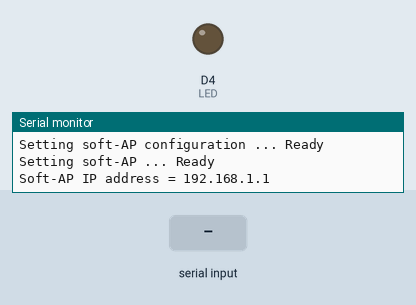
This sketch was run on a simulated ESP8266 (NodeMCU). On the bench: output pins drawn as LEDs (lit = HIGH), the last lines printed to the serial monitor. The test bench sets the inputs (shaded band).

Above: at 1.2 s.
1.3 s: "1\n" received over the second serial link
At 1.6 s:
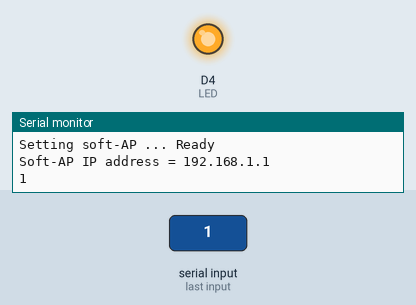
Timing chart, 0 to 4.3 s (numbered marks = the images above; inputs shaded):
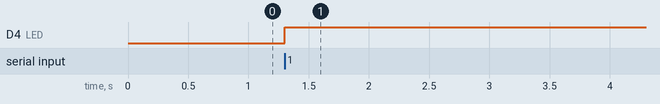

The sketch:

FollowTheLeader.ino
```cpp
#include <ESP8266WiFi.h>
#include <ESP8266WebServer.h>
#include <WebSocketsServer.h>
#include <Hash.h>
#include <SoftwareSerial.h>
#include <FS.h>

IPAddress local_IP(192,168,1,1);
IPAddress gateway(192,168,1,1);
IPAddress subnet(255,255,255,0);

ESP8266WebServer server(80);
WebSocketsServer webSocket = WebSocketsServer(81);    // create a websocket server on port 81

#define LED D4
#define LED_D0 LED_BUILTIN        // Led in NodeMCU at pin GPIO16 (D0).
SoftwareSerial nodemcu (13, 15, false, 256);

char const webpage[] PROGMEM = R"=====(
<!DOCTYPE html>
<html>
   <head>
      <title>Follow the leader</title>
      <style>
      body{font-family: "Trebuchet MS", Arial, Helvetica, sans-serif;}
      textarea#rxConsole {
        width: 500px;
        height: 220px;
        border: 3px solid #cccccc;
        padding: 5px;
        font-family: Tahoma, sans-serif;
        background-position: bottom right;
        display: block;
        outline: none;
      }

      textarea {
        height:auto;
        max-width:600px;
        font-size:13px;
        width:100%;
        display:block;
      }

      h1  {
        font-family: "Trebuchet MS", Arial, Helvetica, sans-serif;
        font-size: 44px;
        font-weight: bold;
        margin-top: 0px;
        margin-bottom: 1px;
      }

      button {
        outline: none !important;
        border: none;
        background: transparent;
      }

      button:hover {
        cursor: pointer;
      }

      .center {
        margin: auto;
        width: auto;
        border: 3px solid black;
        padding: 10px;
      }

      label {display:block;}

      .customers {
        font-family: "Trebuchet MS", Arial, Helvetica, sans-serif;
        border-collapse: collapse;
        width: 100%;
        cellpadding: 5px;
        cellspacing : 5px;
      }

      .customers td, .customers th {
        border: 1px solid #ddd;
        padding: 8px;
      }

      .customers tr:nth-child(even){background-color: #f2f2f2;}

      .customers tr:hover {background-color: #ddd;}

      .customers th {
        padding-top: 12px;
        padding-bottom: 12px;
        text-align: left;
        background-color: #4CAF50;
        color: white;
      }
    </style>
    <script>
    var websock;

    function init(){

      var host = window.location.hostname;

      websock = new WebSocket('ws://' + host + ':81/');

      websock.onopen = function(evt) {
          console.log('websock open');
      };

      websock.onerror = function(evt) {
          console.log(evt);
      };

      websock.onmessage = function(evt) {
          console.log(evt);
          return false;
      };

      websock.onclose = function(){
          console.log('websock close');
      };
    }

    function buttonclick() {

            var DistRef     = document.getElementById("DistRefValue").value || 0;
            var deltaT      = document.getElementById("deltaTValue").value || 0;
            var KpGas       = document.getElementById("KpGasValue").value || 0;
            var KiGas       = document.getElementById("KiGasValue").value || 0;
            var KdGas       = document.getElementById("KdGasValue").value || 0;
            var TfGas       = document.getElementById("TfGasValue").value || 0;
            var maxGas      = document.getElementById("maxGasValue").value || 0;
            var minGas      = document.getElementById("minGasValue").value || 0;
            var filterGas   = document.getElementById("filterGasValue").value || 0;
            var KpAngle     = document.getElementById("KpAngleValue").value || 0;
            var KiAngle     = document.getElementById("KiAngleValue").value || 0;
            var KdAngle     = document.getElementById("KdAngleValue").value || 0;
            var TfAngle     = document.getElementById("TfAngleValue").value || 0;
            var maxAngle    = document.getElementById("maxAngleValue").value || 0;
            var minAngle    = document.getElementById("minAngleValue").value || 0;
            var filterAngle = document.getElementById("filterAngleValue").value || 0;
            var GasPID      = document.getElementById("GasPIDValue").value || 0;
            var AnglePID    = document.getElementById("AnglePIDValue").value || 0;

            var str = [DistRef, deltaT, KpGas, KiGas, KdGas, TfGas, maxGas, minGas, filterGas, KpAngle, KiAngle, KdAngle, TfAngle, maxAngle, minAngle, filterAngle, GasPID, AnglePID];

            var ct = new Date();

            document.getElementById("rxConsole").value += '\n' + "[ " + ct.getHours() + ":" + ct.getMinutes() + ":" + ct.getSeconds() + " ] -> " + str.join();
            document.getElementById("rxConsole").scrollTop = document.getElementById("rxConsole").scrollHeight

            var str_p = "P," + str.join();
            console.log(str_p);

            websock.send(str_p);
        }

        function ResetSTM32(){
            websock.send("SystemReset");
        }

        function clearConsole(){
            document.getElementById('rxConsole').value = '';
        }
      </script>
   </head>
   <body onload="javascript:init();">
      <center>
         <div>
            <h1>Follow the leader : OTAT</h1>
      <div class="center">
        <table width="95%" cellspacing="10" cellpadding="10" >
          <tr>
            <td colspan="2" align="center">
              <!-- General parameters -->
              <table border="1px" cellpadding="2" cellspacing="2"  class="customers">
                <col width="25%">
                <col width="75%">
                <tbody>
                  <tr>
                    <th colspan="3">General parameters</th>
                  </tr>
                  <tr>
                    <td>Distance ref:</td>
                    <td><input id="DistRefValue" type="number" value="0" /></td>
                  </tr>
                  <tr>
                    <td>&Delta;T:</td>
                    <td><input id="deltaTValue" type="number" value="0" /></td>
                  </tr>
                </tbody>
              </table>
            </td>
          </tr>
          <tr>
            <td width="50%" align="center">
              <!-- Throttle parameters -->
              <table border="1px" cellpadding="2" cellspacing="2" class="customers">
                <tbody>
                  <tr>
                    <th colspan="3">Throttle parameters</th>
                  </tr>
                  <tr>
                    <td>Kp gas:</td>
                    <td><input id="KpGasValue" type="number" value="0" /></td>
                  </tr>
                  <tr>
                    <td>Ki gas:</td>
                    <td><input id="KiGasValue" type="number" value="0" /></td>
                  </tr>
                  <tr>
                    <td>Kd gas:</td>
                    <td><input id="KdGasValue" type="number" value="0" /></td>
                  </tr>
                  <tr>
                    <td>Tf gas:</td>
                    <td><input type="number" id="TfGasValue" value="0"></td>
                  </tr>
                  <tr>
                    <td>max gas:</td>
                    <td><input type="number" id="maxGasValue" value="0"></td>
                  </tr>
                  <tr>
                    <td>min gas:</td>
                    <td><input type="number" id="minGasValue" value="0"></td>
                  </tr>
                  <tr>
                    <td>filter gas:</td>
                    <td><input type="number" id="filterGasValue" value="0"></td>
                  </tr>
                  <tr>
                    <td>GAS PID scaler:</td>
                    <td><input type="number" id="GasPIDValue" value="0"></td>
                  </tr>
                </tbody>
              </table>
            </td>
            <td width="50%" align="center">
              <!-- Nozzle parameters -->
              <table border="1px" cellpadding="2" cellspacing="2" class="customers">
                <tbody>
                  <tr>
                    <th colspan="3">Nozzle parameters</th>
                  </tr>
                  <tr>
                    <td>Kp angle:</td>
                    <td><input type="number" id="KpAngleValue" value="0"></td>
                  </tr>
                  <tr>
                    <td>Ki angle:</td>
                    <td><input type="number" id="KiAngleValue" value="0"></td>
                  </tr>
                  <tr>
                    <td>Kd angle:</td>
                    <td><input type="number" id="KdAngleValue" value="0"></td>
                  </tr>
                  <tr>
                    <td>Tf angle:</td>
                    <td><input type="number" id="TfAngleValue" value="0"></td>
                  </tr>
                  <tr>
                    <td>max angle:</td>
                    <td><input type="number" id="maxAngleValue" value="0"></td>
                  </tr>
                  <tr>
                    <td>min angle:</td>
                    <td><input type="number" id="minAngleValue" value="0"></td>
                  </tr>
                  <tr>
                    <td>filter angle:</td>
                    <td><input type="number" id="filterAngleValue" value="0"></td>
                  </tr>
                  <tr>
                    <td>ANGLE PID scaler:</td>
                    <td><input type="number" id="AnglePIDValue" value="0"></td>
                  </tr>
                </tbody>
              </table>
            </td>
          </tr>
      <tr>
      <td colspan="2" align="center">
        <div>
          <br><br>
          <input type="button" value="Apply Changes" onclick="buttonclick();" >
          <input type="button" value="Clear Console" onclick="clearConsole(this);" >
          <input type="button" value="Reset STM32" onclick="ResetSTM32();" >
          <div class="rxd">
             <br><br>
             <label for="rxConsole">Parameters sent console: </label>
             <textarea id="rxConsole" id="rxConsole" readonly></textarea>
          </div
        </div>
      </td>
      </tr>
        </table>
        </div>

         </div>
      </center>
   </body>
</html>
)=====";

void setup(){

  pinMode(LED_BUILTIN, OUTPUT);
  Serial.begin(115200);

  /* Configure and setup WiFi settings */
  Serial.println();
  Serial.print("Setting soft-AP configuration ... ");

  Serial.println(WiFi.softAPConfig(local_IP, gateway, subnet) ? "Ready" : "Failed!");

  Serial.print("Setting soft-AP ... ");
  WiFi.mode(WIFI_AP);
  Serial.println(WiFi.softAP("Follow the leader") ? "Ready" : "Failed!");
  Serial.print("Soft-AP IP address = ");
  Serial.println(WiFi.softAPIP());

  /* Configure the different routes in the routing table */
  server.on("/", [](){
     server.send_P(200, "text/html", webpage);
  });
  server.on("/restart", restartServer);

  /* Start the web server */
  server.begin();

  /* start the websockets server */
  webSocket.begin();

  /* Attach the eventHandler for different return messages */
  webSocket.onEvent(webSocketEvent);

  /* Start USART on the mode with a given baudrate */
  nodemcu.begin(115200);

  /* Explicitly configure the pins for Rx-Input and Tx-Output to ensure that they are in that mode */
  pinMode(13, INPUT);
  pinMode(15, OUTPUT);

  /* Configure also the LED indicator that will show visuals for any internal activities */
  pinMode(LED, OUTPUT);
}

void loop()
{
    webSocket.loop();
    server.handleClient();

    if ( nodemcu.available() )
    {
        digitalWrite(LED, LOW);
        Serial.write(nodemcu.read());
        digitalWrite(LED, HIGH);
    }
    if(Serial.available()) nodemcu.write(Serial.read());
}

void webSocketEvent(uint8_t num, WStype_t type, uint8_t * payload, size_t len)
{
    if(type == WStype_TEXT){
        digitalWrite(LED, LOW);
        Serial.printf("%s\r\n", payload);
        digitalWrite(LED, HIGH);
    }
}

void restartServer(){
   server.send(200, "text/plain", "Restarting...");
   delay(1000);
   ESP.restart();
}
```

Measured:
- after the input at 1.3 s, D4 (LED): LOW → HIGH at once
